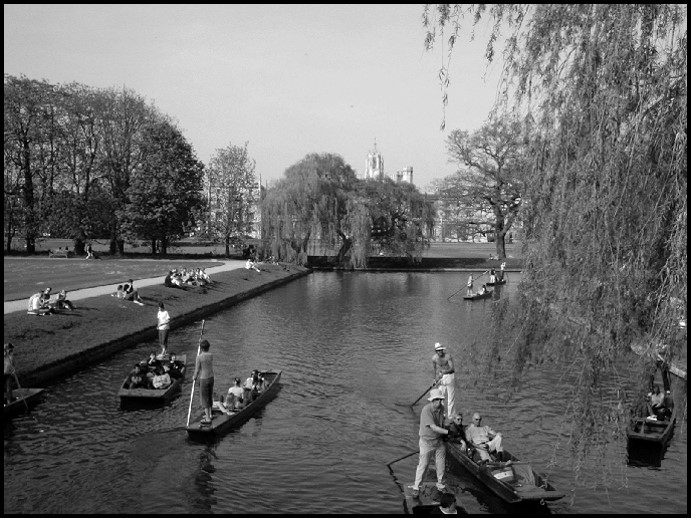
#> input picture LP_filter-candidate.jpg, 691 x 518 px
$ jupyter execute --allow-errors Salmi_Emil_uppg3.ipynb
#> lines starting #> are read from the running program, lines starting #| are printed output that depends on the picture
[cell 1]
import cv2 as cv
import numpy as np

kernel = np.matrix([[1.0,1.0,1.0],
                   [1.0,2.0,1.0],
                   [1.0,1.0,1.0]]) / 10.0
img = cv.imread("LP_filter-candidate.jpg")
#> img is the input picture: shape (518, 691, 3); mean B, G, R 107.1, 107.1, 107.1

filteredImage = cv.filter2D(img, -1, kernel)

comp_img = np.hstack((img, filteredImage))
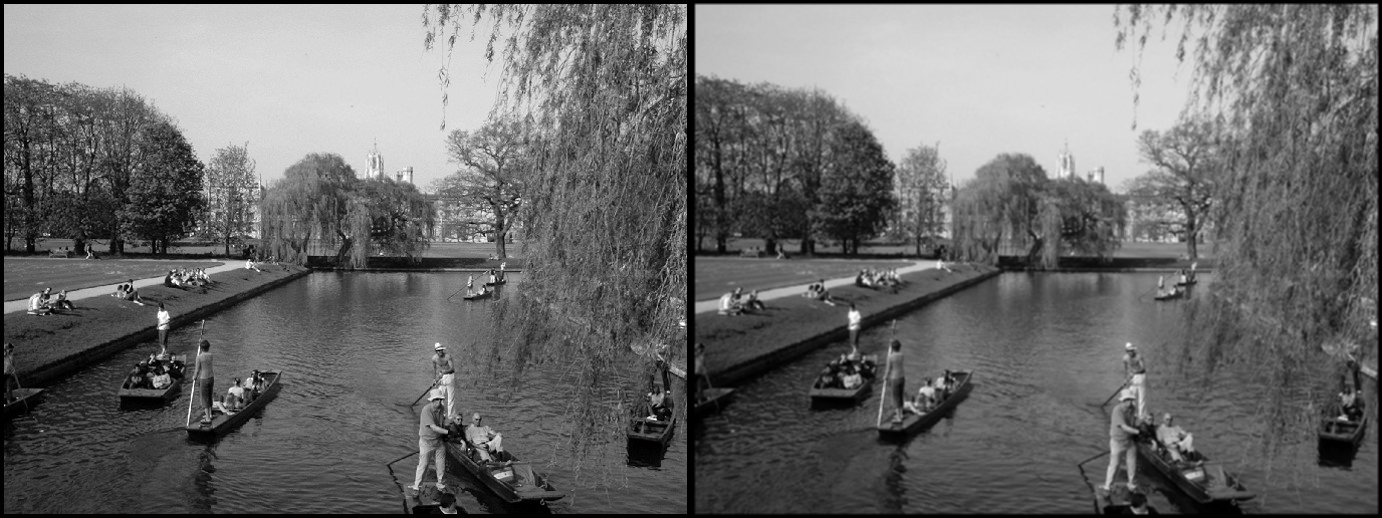
#> comp_img: shape (518, 1382, 3); mean B, G, R 107.1, 107.1, 107.1
cv.imshow("filtered image", comp_img)
cv.waitKey(0)
cv.imwrite('uppg3_1.jpg', comp_img)

cv.destroyAllWindows()

[cell 2]
kernel = np.matrix([[-1.0,-1.0,-1.0],
                   [-1.0,9.0,-1.0],
                   [-1.0,-1.0,-1.0]])
img = cv.imread("High-Contrast.jpg")

#> (the rest of this cell did not finish here and is left out)

[cell 3]
import scipy.ndimage as ndimage

img = cv.imread("LP_filter-candidate.jpg")
gausImg = ndimage.gaussian_filter(img, sigma=5)
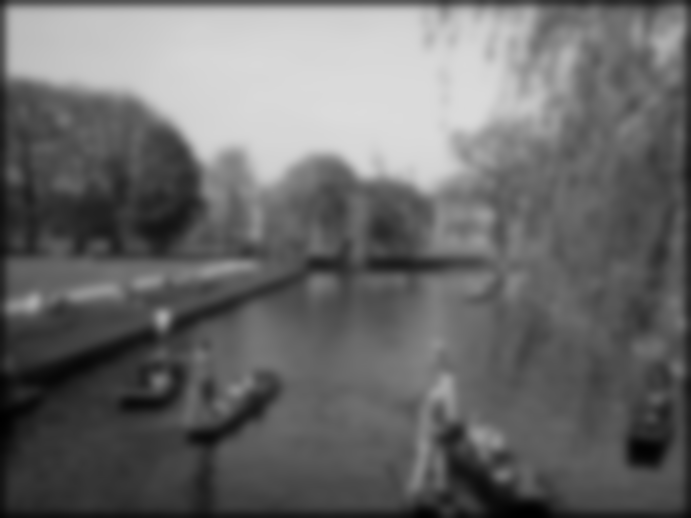
#> gausImg: shape (518, 691, 3); min 0, max 220, mean 106.1
gausImg2 = ndimage.gaussian_filter(img, sigma=2)
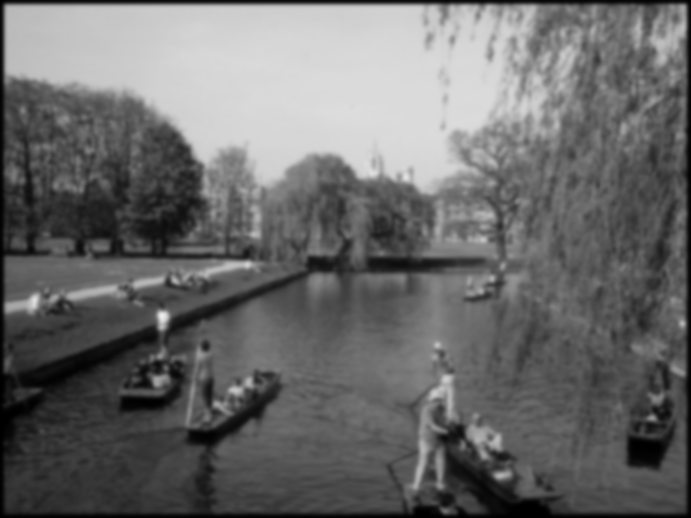
#> gausImg2: shape (518, 691, 3); mean B, G, R 106.1, 106.1, 106.1

comp_img = np.hstack((img, gausImg, gausImg2))
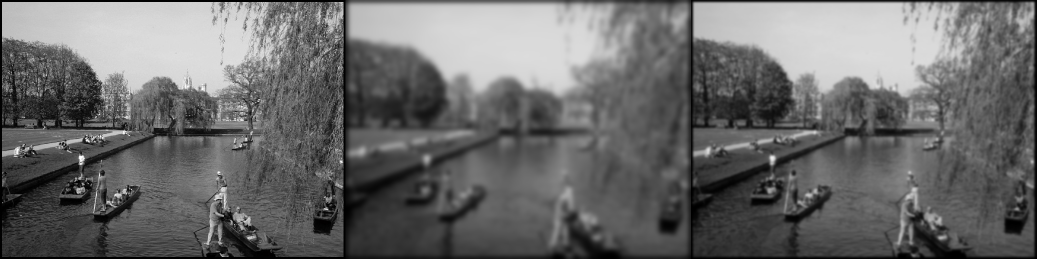
#> comp_img: shape (518, 2073, 3) (shown at 1/2 size); mean B, G, R 106.5, 106.5, 106.5
cv.imshow("filtered image", comp_img)
cv.waitKey(0)
cv.imwrite('uppg3_3.jpg', comp_img)

cv.destroyAllWindows()

[cell 4]
img = cv.imread("Picture1_median_filtering.png")
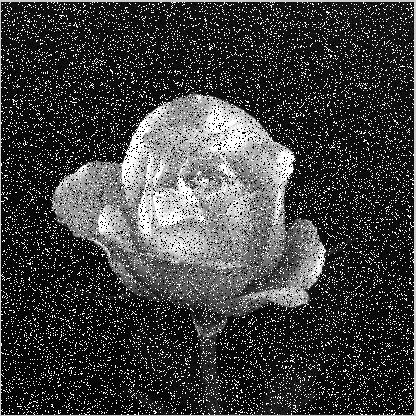
#> input picture Picture1_median_filtering.png, 416 x 416 px
#> img is the input picture: shape (416, 416, 3); mean B, G, R 64, 64, 64.3

filteredImage = cv.medianBlur(img, ksize=3)
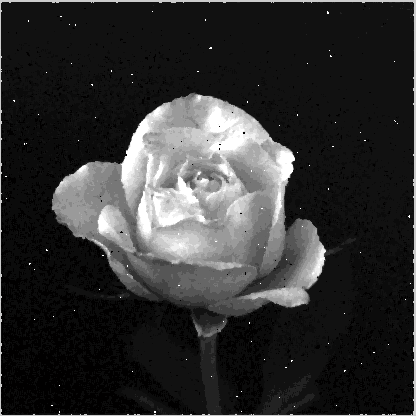
#> filteredImage: shape (416, 416, 3); mean B, G, R 49, 49, 49.1
filteredImage2 = cv.medianBlur(img, ksize=7)
filteredImage3 = cv.medianBlur(img, ksize=11)
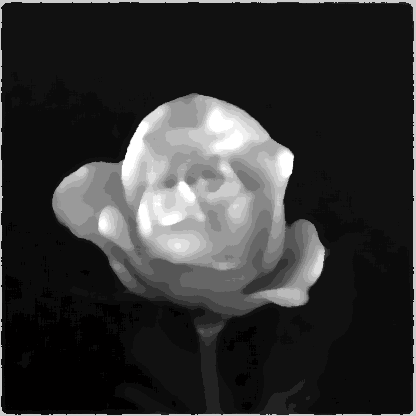
#> filteredImage3: shape (416, 416, 3); mean B, G, R 50.1, 50.1, 50.1

comp_img = np.hstack((filteredImage, filteredImage2, filteredImage3))
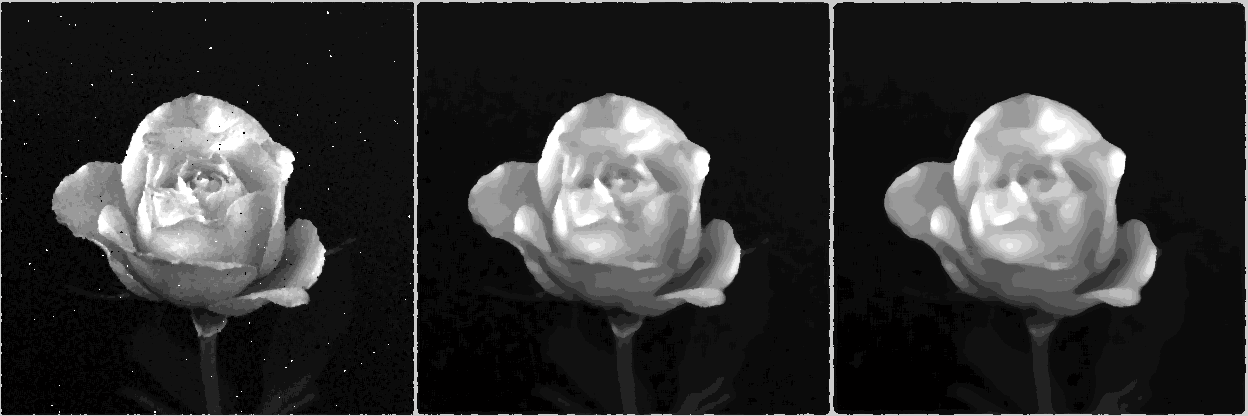
#> comp_img: shape (416, 1248, 3); mean B, G, R 49.5, 49.5, 49.6
cv.imshow("filtered image", comp_img)
cv.waitKey(0)
cv.imwrite('uppg3_4.jpg', comp_img)

cv.destroyAllWindows()
